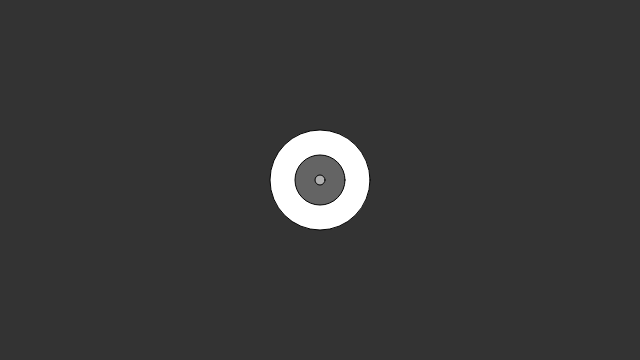
Frame 1 (no input)
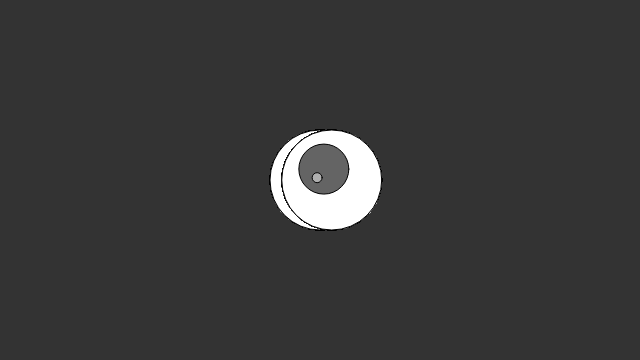
Frame 60 (no input)
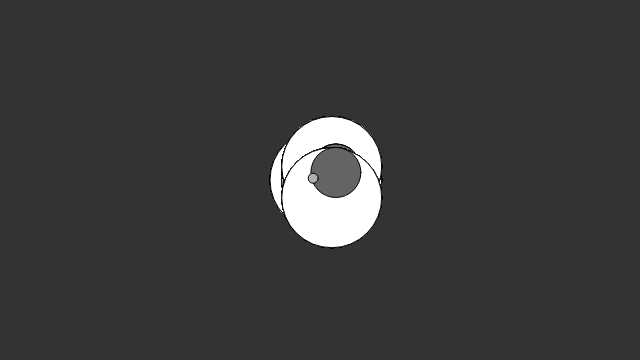
Frame 120 (the mouse pressed at the canvas centre since frame 60)

The p5.js sketch that drew these frames (run headless with seeded random() and noise() and a simulated clock; from frame 60 on, the mouse is pressed at the canvas centre):

// p5.js sketch
// ── sketch.js
var w;
var points;
function setup() {
  createCanvas(640, 360);
  a = new Walker(255, 100);
  b = new Walker(100, 50);
  c = new Walker(175, 10);
  points = [];
  background(51); // leave trace on the screen
}

function draw() {
  //background(51);
  a.walk();
  a.display();

  b.walk();
  b.display();

  c.walk();
  c.display();
}

function Walker(color,size){
  this.x = width/2;
  this.y = height/2;
  this.col = color;
  this.size = size;
  this.wait = size/3;

  this.display = function(){
    fill (this.col);
    ellipse(this.x, this.y, this.size,this.size);
  }

  this.walk = function(){
    // Make bigger elements slower
    if (this.wait > 0){
      --this.wait;
      return;
    }else{
      this.wait = size/3;
    }
    // check for left and right edge
    var upperX = this.wait,lowerX = -this.wait;
    if (this.x + lowerX < 0){
      lowerX = 0;
    }else if (this.x + upperX > width){
      upperX = 0;
    }
    // check for top and bottom edge
    var upperY = this.wait,lowerY = -this.wait;
    if (this.y + lowerY < 0){
      lowerY = 0;
    }else if (this.y + upperY > height){
      upperY = 0;
    }

    // only go in x or y direction at one time
    if (random() > 0.5){
      this.x += random(lowerX, upperX);
    }else{
      this.y += random(lowerY, upperY);
    }
  }
}
